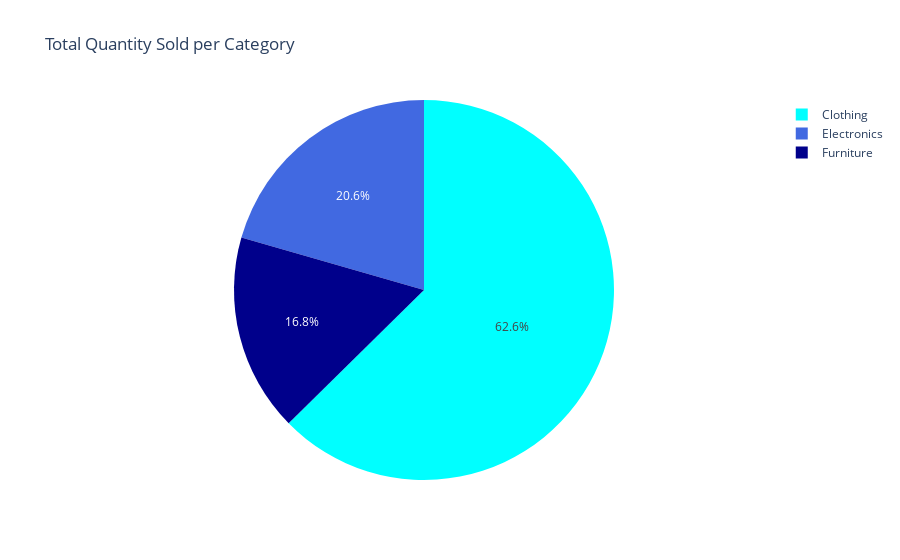

The cell this chart's notebook holds for it:
### Code cell
details_category = df_OD.groupby('Category').sum().reset_index()
fig = px.pie(details_category, values='Quantity', names='Category', color='Category',
             color_discrete_map={'Clothing':'cyan',
                                 'Electronics':'royalblue',
                                 'Furniture':'darkblue'},
            title='Total Quantity Sold per Category')
fig.show()

### Figure 1 — Plotly figure (JSON) as saved in the notebook; plotly's stock layout.template omitted (floating-point values rounded to 4 significant figures)
{"data": [{"customdata": [["Clothing"], ["Electronics"], ["Furniture"]], "domain": {"x": [0, 1], "y": [0, 1]}, "hovertemplate": "Category=%{customdata[0]}<br>Quantity=%{value}<extra></extra>", "labels": ["Clothing", "Electronics", "Furniture"], "legendgroup": "", "marker": {"colors": ["cyan", "royalblue", "darkblue"]}, "name": "", "showlegend": true, "type": "pie", "values": [3516, 1154, 945]}], "layout": {"legend": {"tracegroupgap": 0}, "title": {"text": "Total Quantity Sold per Category"}}}
